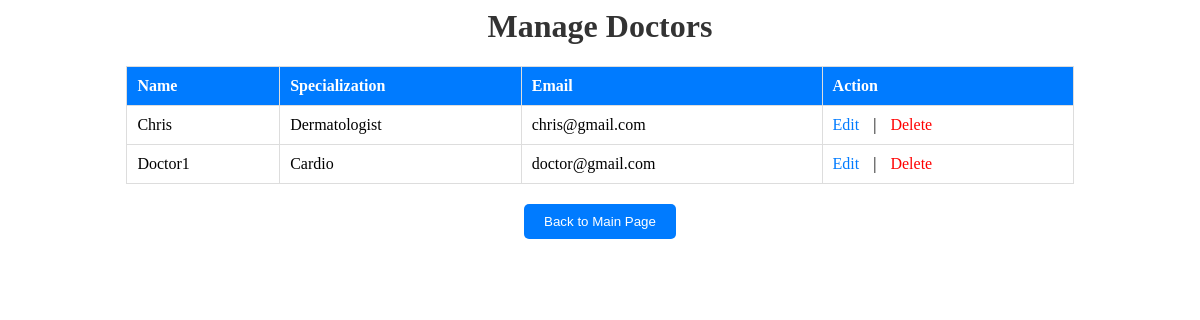
Page /view_doctors on the earlier database version.
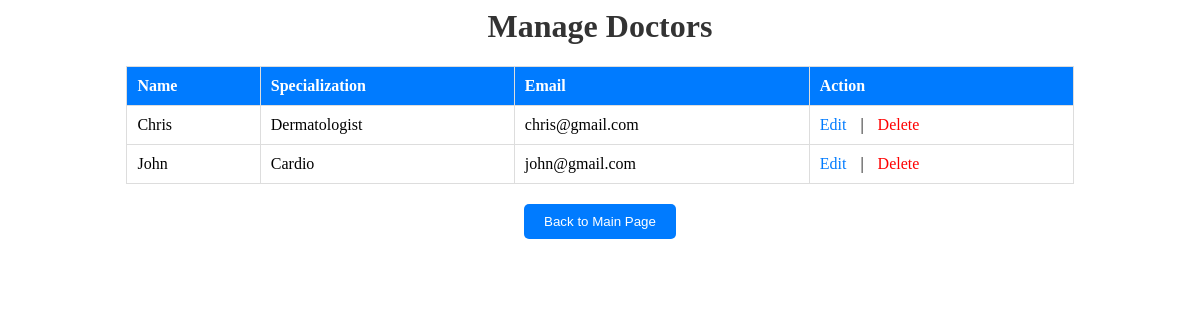
Same page on the later database version.
### tables this page shows
CREATE TABLE doctors (
                    id INTEGER PRIMARY KEY AUTOINCREMENT,
                    name TEXT NOT NULL,
                    specialization TEXT NOT NULL,
                    loginid TEXT UNIQUE NOT NULL,
                    password TEXT NOT NULL,
                    email TEXT NOT NULL
                );

### app.py (the view)
@app.route('/view_doctors')
def view_doctors():
    doctors = query_db('SELECT id, name, specialization, email FROM doctors')
    return render_template('view_doctors.html', doctors=doctors)

### db_helpers.py (called while the page is built)
def get_db_connection():
    conn = sqlite3.connect('hospital_management.db')
    conn.row_factory = sqlite3.Row
    conn.execute("PRAGMA foreign_keys = ON")  # Enable foreign keys
    return conn

def query_db(query, args=(), one=False):
    conn = get_db_connection()  # Make sure you're getting the connection here
    cur = conn.execute(query, args)
    rv = [dict(row) for row in cur.fetchall()]
    cur.close()
    return (rv[0] if rv else None) if one else rv

### templates/view_doctors.html
{% block content %}
<h1 style="text-align: center; color: #333;">Manage Doctors</h1>
<table style="width: 80%; margin: 20px auto; border-collapse: collapse; text-align: left; border: 1px solid #ddd;">
    <thead>
        <tr style="background-color: #007BFF; color: white;">
            <th style="padding: 10px; border: 1px solid #ddd;">Name</th>
            <th style="padding: 10px; border: 1px solid #ddd;">Specialization</th>
            <th style="padding: 10px; border: 1px solid #ddd;">Email</th>
            <th style="padding: 10px; border: 1px solid #ddd;">Action</th>
        </tr>
    </thead>
    <tbody>
        {% for doctor in doctors %}
        <tr>
            <td style="padding: 10px; border: 1px solid #ddd;">{{ doctor['name'] }}</td>
            <td style="padding: 10px; border: 1px solid #ddd;">{{ doctor['specialization'] }}</td>
            <td style="padding: 10px; border: 1px solid #ddd;">{{ doctor['email'] }}</td>
            <td style="padding: 10px; border: 1px solid #ddd;">
                <a href="{{ url_for('edit_doctor', doctor_id=doctor['id']) }}"
                   style="color: #007BFF; text-decoration: none; margin-right: 10px;">Edit</a> |
                <a href="{{ url_for('delete_doctor', doctor_id=doctor['id']) }}"
                   style="color: red; text-decoration: none; margin-left: 10px;">Delete</a>
            </td>
        </tr>
        {% endfor %}
    </tbody>
</table>
<div style="text-align: center; margin: 20px;">
    <button onclick="window.location.href='{{ url_for('admin_dashboard') }}'"
            style="padding: 10px 20px; background-color: #007BFF; color: white; border: none; border-radius: 5px; cursor: pointer;">
        Back to Main Page
    </button>
</div>
{% endblock %}

Differences in the rows shown:
removed doctors: name "Doctor1", specialization "Cardio", email "doctor@gmail.com"
added doctors: name "John", specialization "Cardio", email "john@gmail.com"
